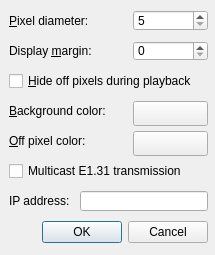
<?xml version="1.0" encoding="UTF-8"?>
<ui version="4.0">
 <class>AppSettingsDlg</class>
 <widget class="QDialog" name="AppSettingsDlg">
  <property name="geometry">
   <rect>
    <x>0</x>
    <y>0</y>
    <width>215</width>
    <height>255</height>
   </rect>
  </property>
  <property name="sizePolicy">
   <sizepolicy hsizetype="Fixed" vsizetype="Fixed">
    <horstretch>0</horstretch>
    <verstretch>0</verstretch>
   </sizepolicy>
  </property>
  <property name="minimumSize">
   <size>
    <width>215</width>
    <height>255</height>
   </size>
  </property>
  <property name="maximumSize">
   <size>
    <width>215</width>
    <height>255</height>
   </size>
  </property>
  <property name="windowTitle">
   <string>Application Settings</string>
  </property>
  <widget class="QWidget" name="layoutWidget">
   <property name="geometry">
    <rect>
     <x>9</x>
     <y>10</y>
     <width>199</width>
     <height>233</height>
    </rect>
   </property>
   <layout class="QVBoxLayout" name="verticalLayout">
    <property name="spacing">
     <number>10</number>
    </property>
    <property name="sizeConstraint">
     <enum>QLayout::SizeConstraint::SetDefaultConstraint</enum>
    </property>
    <property name="bottomMargin">
     <number>0</number>
    </property>
    <item>
     <layout class="QGridLayout" name="gridLayout">
      <property name="sizeConstraint">
       <enum>QLayout::SizeConstraint::SetDefaultConstraint</enum>
      </property>
      <property name="bottomMargin">
       <number>0</number>
      </property>
      <item row="0" column="0" colspan="2">
       <widget class="QLabel" name="label">
        <property name="text">
         <string>&amp;Pixel diameter:</string>
        </property>
        <property name="buddy">
         <cstring>nodeDiameter</cstring>
        </property>
       </widget>
      </item>
      <item row="0" column="2">
       <widget class="QSpinBox" name="nodeDiameter">
        <property name="minimum">
         <number>5</number>
        </property>
        <property name="maximum">
         <number>30</number>
        </property>
       </widget>
      </item>
      <item row="1" column="0" colspan="2">
       <widget class="QLabel" name="label_2">
        <property name="text">
         <string>Display &amp;margin:</string>
        </property>
        <property name="buddy">
         <cstring>displayMargin</cstring>
        </property>
       </widget>
      </item>
      <item row="1" column="2">
       <widget class="QSpinBox" name="displayMargin">
        <property name="maximum">
         <number>30</number>
        </property>
       </widget>
      </item>
      <item row="2" column="0" colspan="3">
       <widget class="QCheckBox" name="hideOffNodes">
        <property name="accessibleDescription">
         <string>x</string>
        </property>
        <property name="text">
         <string>&amp;Hide off pixels during playback</string>
        </property>
       </widget>
      </item>
      <item row="3" column="0" colspan="2">
       <widget class="QLabel" name="label_3">
        <property name="text">
         <string>&amp;Background color:</string>
        </property>
        <property name="buddy">
         <cstring>backgroundColorTb</cstring>
        </property>
       </widget>
      </item>
      <item row="3" column="2">
       <widget class="ColorToolButton" name="backgroundColorTb">
        <property name="sizePolicy">
         <sizepolicy hsizetype="Fixed" vsizetype="Fixed">
          <horstretch>0</horstretch>
          <verstretch>0</verstretch>
         </sizepolicy>
        </property>
        <property name="minimumSize">
         <size>
          <width>75</width>
          <height>25</height>
         </size>
        </property>
        <property name="maximumSize">
         <size>
          <width>75</width>
          <height>25</height>
         </size>
        </property>
        <property name="text">
         <string/>
        </property>
       </widget>
      </item>
      <item row="4" column="0" colspan="2">
       <widget class="QLabel" name="label_5">
        <property name="text">
         <string>&amp;Off pixel color:</string>
        </property>
        <property name="buddy">
         <cstring>offNodeColorTb</cstring>
        </property>
       </widget>
      </item>
      <item row="4" column="2">
       <widget class="ColorToolButton" name="offNodeColorTb">
        <property name="minimumSize">
         <size>
          <width>75</width>
          <height>25</height>
         </size>
        </property>
        <property name="maximumSize">
         <size>
          <width>75</width>
          <height>25</height>
         </size>
        </property>
        <property name="text">
         <string/>
        </property>
       </widget>
      </item>
      <item row="5" column="0" colspan="3">
       <widget class="QCheckBox" name="multicast">
        <property name="text">
         <string>Multicast E1.31 transmission</string>
        </property>
       </widget>
      </item>
      <item row="6" column="0">
       <widget class="QLabel" name="label_4">
        <property name="text">
         <string>IP address:</string>
        </property>
        <property name="buddy">
         <cstring>ipAddress</cstring>
        </property>
       </widget>
      </item>
      <item row="6" column="1" colspan="2">
       <widget class="QLineEdit" name="ipAddress"/>
      </item>
     </layout>
    </item>
    <item>
     <widget class="QDialogButtonBox" name="buttonBox">
      <property name="orientation">
       <enum>Qt::Orientation::Horizontal</enum>
      </property>
      <property name="standardButtons">
       <set>QDialogButtonBox::StandardButton::Cancel|QDialogButtonBox::StandardButton::Ok</set>
      </property>
     </widget>
    </item>
   </layout>
  </widget>
 </widget>
 <customwidgets>
  <customwidget>
   <class>ColorToolButton</class>
   <extends>QToolButton</extends>
   <header>ColorToolButton</header>
  </customwidget>
 </customwidgets>
 <tabstops>
  <tabstop>nodeDiameter</tabstop>
  <tabstop>displayMargin</tabstop>
  <tabstop>hideOffNodes</tabstop>
 </tabstops>
 <resources/>
 <connections>
  <connection>
   <sender>buttonBox</sender>
   <signal>accepted()</signal>
   <receiver>AppSettingsDlg</receiver>
   <slot>accept()</slot>
   <hints>
    <hint type="sourcelabel">
     <x>227</x>
     <y>136</y>
    </hint>
    <hint type="destinationlabel">
     <x>157</x>
     <y>154</y>
    </hint>
   </hints>
  </connection>
  <connection>
   <sender>buttonBox</sender>
   <signal>rejected()</signal>
   <receiver>AppSettingsDlg</receiver>
   <slot>reject()</slot>
   <hints>
    <hint type="sourcelabel">
     <x>279</x>
     <y>142</y>
    </hint>
    <hint type="destinationlabel">
     <x>286</x>
     <y>154</y>
    </hint>
   </hints>
  </connection>
 </connections>
</ui>
